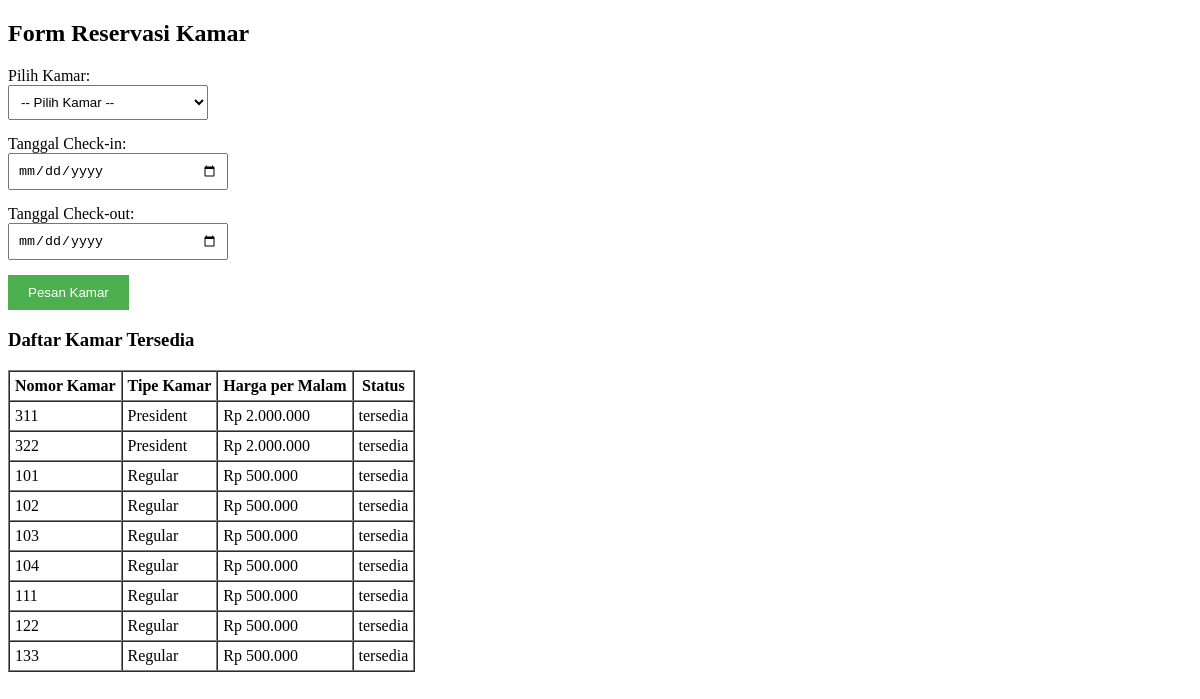
/reservasi.php, run on the app's committed database.
### tables this page shows
CREATE TABLE `kamar` (
  `id` int NOT NULL,
  `nomor_kamar` varchar(10) NOT NULL,
  `tipe_kamar` varchar(50) NOT NULL,
  `harga` decimal(10,2) NOT NULL,
  `status` enum('tersedia','dipesan','ditempati') DEFAULT 'tersedia'
);

### reservasi.php (the view, shortened to what this page needs)
<?php
include 'config/koneksi.php';
$query_kamar = "SELECT * FROM kamar WHERE status = 'tersedia' ORDER BY tipe_kamar";
$result_kamar = $koneksi->query($query_kamar);
?>
<!DOCTYPE html>
<html>
<head>
</head>
<body>
    <h2>Form Reservasi Kamar</h2>
    <form method="post" action="">
        <div class="form-group">
            <label>Pilih Kamar:</label><br>
            <select name="kamar_id" required>
                <option value="">-- Pilih Kamar --</option>
            </select>
        </div>
        <div class="form-group">
            <label>Tanggal Check-in:</label><br>
            <input type="date" name="check_in" required min="<?php echo date('Y-m-d'); ?>">
        </div>
        <div class="form-group">
            <label>Tanggal Check-out:</label><br>
            <input type="date" name="check_out" required min="<?php echo date('Y-m-d', strtotime('+1 day')); ?>">
        </div>
        <button type="submit" name="pesan_kamar">Pesan Kamar</button>
    </form>
    <h3>Daftar Kamar Tersedia</h3>
    <table border="1" cellpadding="5" cellspacing="0">
        <tr>
            <th>Nomor Kamar</th>
            <th>Tipe Kamar</th>
            <th>Harga per Malam</th>
            <th>Status</th>
        </tr>
        <?php
        $result_kamar->data_seek(0);
        while($kamar = $result_kamar->fetch_assoc()) {
            echo "<tr>";
            echo "<td>" . $kamar['nomor_kamar'] . "</td>";
            echo "<td>" . $kamar['tipe_kamar'] . "</td>";
            echo "<td>Rp " . number_format($kamar['harga'], 0, ',', '.') . "</td>";
            echo "<td>" . $kamar['status'] . "</td>";
            echo "</tr>";
        }
        ?>
    </table>
</body>
</html>

### reservasi.php (style rules this page uses)
.form-group { margin-bottom: 15px; }
select, input { padding: 8px; width: 200px; }
button { padding: 10px 20px; background-color: #4CAF50; color: white; border: none; cursor: pointer; }

### data on the page
kamar: nomor_kamar "311", tipe_kamar "President", harga "2.000.000", status "tersedia"
kamar: nomor_kamar "322", tipe_kamar "President", harga "2.000.000", status "tersedia"
kamar: nomor_kamar "101", tipe_kamar "Regular", harga "500.000", status "tersedia"
kamar: nomor_kamar "102", tipe_kamar "Regular", harga "500.000", status "tersedia"
kamar: nomor_kamar "103", tipe_kamar "Regular", harga "500.000", status "tersedia"
kamar: nomor_kamar "104", tipe_kamar "Regular", harga "500.000", status "tersedia"
kamar: nomor_kamar "111", tipe_kamar "Regular", harga "500.000", status "tersedia"
kamar: nomor_kamar "122", tipe_kamar "Regular", harga "500.000", status "tersedia"
kamar: nomor_kamar "133", tipe_kamar "Regular", harga "500.000", status "tersedia"
